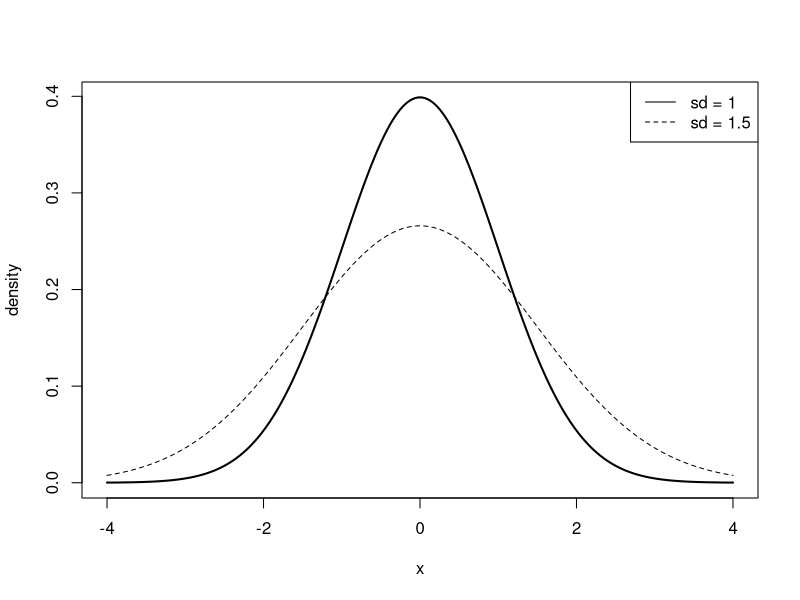
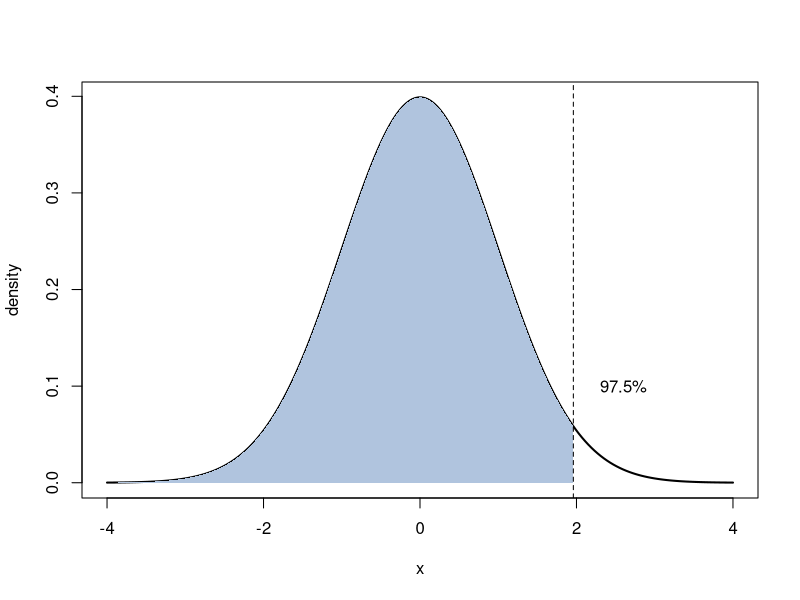
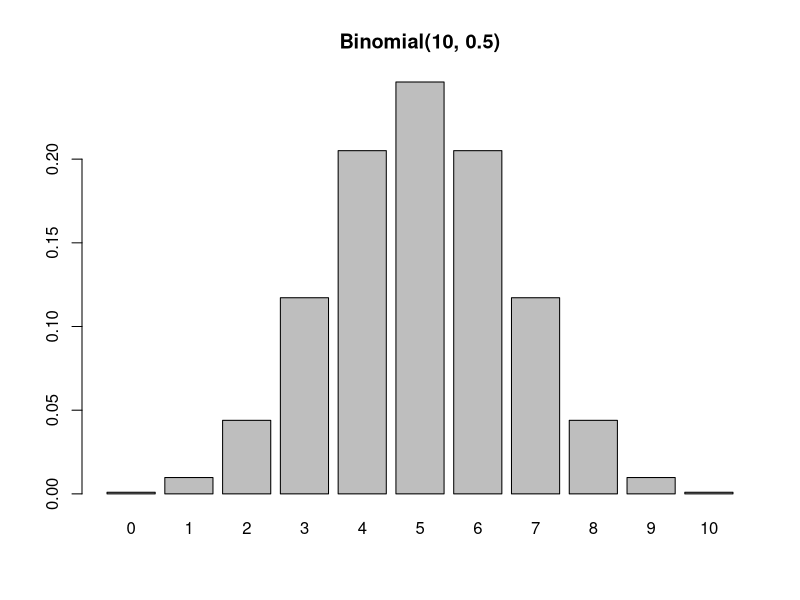

R code for these plots, in order:
## ---- chunk 1
knitr::opts_chunk$set(fig.align = "center")
## ---- chunk 2
dnorm(0)              # 標準常態在 0 的密度
pnorm(1.96)           # P(Z <= 1.96)
qnorm(0.975)          # 把著名的 1.96 找回來
set.seed(1); rnorm(3) # 三個常態隨機數
## ---- chunk 3
x <- seq(-4, 4, length.out = 200)
plot(x, dnorm(x), type = "l", lwd = 2, ylab = "density")
lines(x, dnorm(x, sd = 1.5), lty = 2)
legend("topright", c("sd = 1", "sd = 1.5"), lty = 1:2)
## ---- chunk 4
x <- seq(-4, 4, length.out = 200)
plot(x, dnorm(x), type = "l", lwd = 2, ylab = "density")
xs <- seq(-4, qnorm(0.975), length.out = 120)
polygon(c(xs, rev(xs)), c(dnorm(xs), rep(0, 120)),
        col = "lightsteelblue", border = NA)
abline(v = qnorm(0.975), lty = 2)
text(2.6, 0.1, "97.5%")
## ---- chunk 5
punif(0.5)                  # [0,1] 上的均勻分布
pexp(1, rate = 1)           # 指數分布
pt(2.086, df = 20)          # Student's t
pchisq(3.84, df = 1)        # 卡方
pf(4.35, df1 = 2, df2 = 20) # F
## ---- chunk 6
dbinom(7, size = 10, prob = 0.5)   # 10 次擲幣恰好 7 次正面
pbinom(7, size = 10, prob = 0.5)   # 至多 7 次
dpois(3, lambda = 2)               # 卜瓦松：平均 2 件時發生 3 件
dgeom(2, prob = 0.2)               # 第 3 次嘗試才首度成功
dhyper(2, m = 4, n = 8, k = 3)     # 不放回抽樣
## ---- chunk 7
barplot(dbinom(0:10, 10, 0.5), names.arg = 0:10,
        main = "Binomial(10, 0.5)")
## ---- chunk 8
set.seed(2026)
rbinom(5, size = 10, prob = 0.3)
sample(c("H", "T"), 5, replace = TRUE)
## ---- chunk 9
set.seed(7)
sims <- replicate(10000, max(sample(1:6, 5, replace = TRUE)))
mean(sims == 6)
1 - (5/6)^5          # 精確答案，拿來對照
